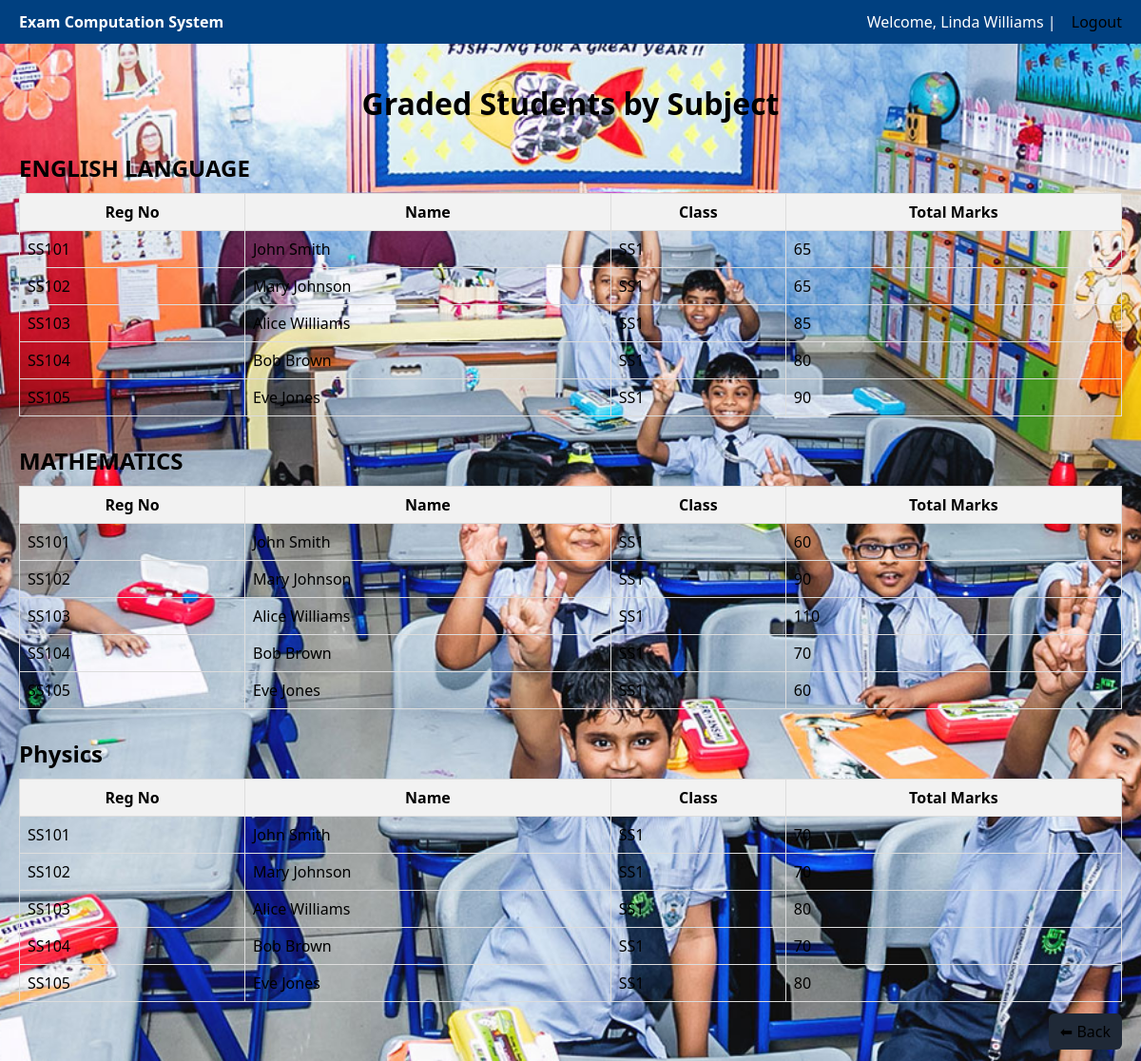
/graded-students/ (signed in), run on the app's committed database.
### exam_app/models.py (models this page shows, shortened)
class TeacherProfile(models.Model):
    name = models.CharField(max_length=150, blank=True)  # full name
    phone = models.CharField(max_length=20, blank=True)
    class_level = models.CharField(max_length=3, choices=CLASS_CHOICES, blank=True)
    is_eo = models.BooleanField(default=False, help_text="Check if this user is an Examination Officer (EO)")
    password = models.CharField(max_length=128, blank=True)  # hashed password

class Subject(models.Model):
    name = models.CharField(max_length=100)

class Student(models.Model):
    first_name = models.CharField(max_length=100)
    last_name = models.CharField(max_length=100, blank=True)
    reg_no = models.CharField(max_length=30, unique=True)
    class_level = models.CharField(max_length=3, choices=CLASS_CHOICES, default='SS1')
    teacher = models.ForeignKey(TeacherProfile, on_delete=models.SET_NULL, null=True, related_name='students')

### exam_app/views.py (the view)
# urls.py: path('graded-students/', views.graded_students, name='graded_students'),
def graded_students(request):
    teacher = get_logged_in_teacher(request)
    if not teacher:
        return redirect('teacher_login')
    graded = (
        Result.objects
        .filter(entered_by=teacher)
        .values(
            'subject__name',
            'student__id',
            'student__reg_no',
            'student__first_name',
            'student__last_name',
            'student__class_level'
        )
        .annotate(total_marks=Sum('total_score'))
        .order_by('subject__name')
    )
    grouped_by_subject = {}
    for item in graded:
        subject = item['subject__name']
        if subject not in grouped_by_subject:
            grouped_by_subject[subject] = []
        grouped_by_subject[subject].append(item)
    return render(request, 'graded_students.html', {
        'grouped_by_subject': grouped_by_subject,
        'teacher': teacher  # ✅ added
    })

### exam_app/views.py (called while the page is built)
def get_logged_in_teacher(request):
    teacher_id = request.session.get('teacher_id')
    if not teacher_id:
        return None
    try:
        return TeacherProfile.objects.get(id=teacher_id)
    except TeacherProfile.DoesNotExist:
        request.session.flush()
        return None

### templates/graded_students.html (shortened to what this page needs)
{% extends "base.html" %}
{% block content %}
<h1 style="text-align:center;margin-bottom:20px;">Graded Students by Subject</h1>
{% if grouped_by_subject %}
  {% for subject, students in grouped_by_subject.items %}
    <h2 style="margin-top:30px;margin-bottom:10px;">{{ subject }}</h2>
    <table style="width:100%;border-collapse:collapse;margin-bottom:20px;">
      <thead>
        <tr style="background:#f2f2f2;">
          <th style="border:1px solid #ddd;padding:8px;">Reg No</th>
          <th style="border:1px solid #ddd;padding:8px;">Name</th>
          <th style="border:1px solid #ddd;padding:8px;">Class</th>
          <th style="border:1px solid #ddd;padding:8px;">Total Marks</th>
        </tr>
      </thead>
      <tbody>
        {% for s in students %}
        <tr>
          <td style="border:1px solid #ddd;padding:8px;">{{ s.student__reg_no }}</td>
          <td style="border:1px solid #ddd;padding:8px;">
            {{ s.student__first_name }} {{ s.student__last_name }}
          </td>
          <td style="border:1px solid #ddd;padding:8px;">{{ s.student__class_level }}</td>
          <td style="border:1px solid #ddd;padding:8px;">{{ s.total_marks }}</td>
        </tr>
        {% endfor %}
      </tbody>
    </table>
  {% endfor %}
{% else %}
  <p style="text-align:center;">No students graded yet.</p>
{% endif %}
<nav style="text-align:right;margin-top:20px;">
  <a href="{% url 'teacher_dashboard' %}"
     style="padding:8px 12px;background:#1f2937;color:white;text-decoration:none;border-radius:6px;">
     ⬅ Back
  </a>
</nav>
{% endblock %}

### templates/base.html (shortened to what this page needs)
{% load static %}
<!DOCTYPE html>
<html lang="en">
<head>
  <link rel="stylesheet" href="{% static 'css/style.css' %}">
</head>
<body class="bg-image">
  <nav class="navbar">
    <div class="nav-left"><strong>Exam Computation System</strong></div>
    <div class="nav-right">
      {% if teacher %}
        <span>Welcome, {{ teacher.name }}</span> |
        <a href="{% url 'teacher_logout' %}">Logout</a>
      {% else %}
        <a href="{% url 'teacher_login' %}">Login</a>
      {% endif %}
    </div>
  </nav>
  <div class="content">
    {% block content %}{% endblock %}
  </div>
</body>
</html>

### static/css/style.css (style rules this page uses)
body { font-family: 'Segoe UI', sans-serif; background: #f2f6fc; color:#333; margin:0; padding:0; }
body, .table th, .table td, .card, h1, h2, h3, h4, h5, h6, p, label, a { color: #000 !important; }
.navbar { display:flex; justify-content:space-between; align-items:center; padding:12px 20px; background:#004080; color:white; }
.navbar a { color:white; text-decoration:none; margin-left:12px; }
.content { padding:20px; max-width:1200px; margin:auto; }
.bg-image { background-image: url("../images/go.jpg"); background-size: cover; background-repeat: no-repeat; background-position: center; background-attachment: fixed; }

### data on the page
TeacherProfile: name "Linda Williams"
Subject: name "ENGLISH LANGUAGE"
Student: student__reg_no "SS101", student__first_name "John", student__last_name "Smith", student__class_level "SS1", total_marks "65", total_marks "60", total_marks "70"
Student: student__reg_no "SS102", student__first_name "Mary", student__last_name "Johnson", student__class_level "SS1", total_marks "65", total_marks "90", total_marks "70"
Student: student__reg_no "SS103", student__first_name "Alice", student__last_name "Williams", student__class_level "SS1", total_marks "85", total_marks "110", total_marks "80"
Student: student__reg_no "SS104", student__first_name "Bob", student__last_name "Brown", student__class_level "SS1", total_marks "80", total_marks "70"
Student: student__reg_no "SS105", student__first_name "Eve", student__last_name "Jones", student__class_level "SS1", total_marks "90", total_marks "60", total_marks "80"
Subject: name "MATHEMATICS"
Subject: name "Physics"
